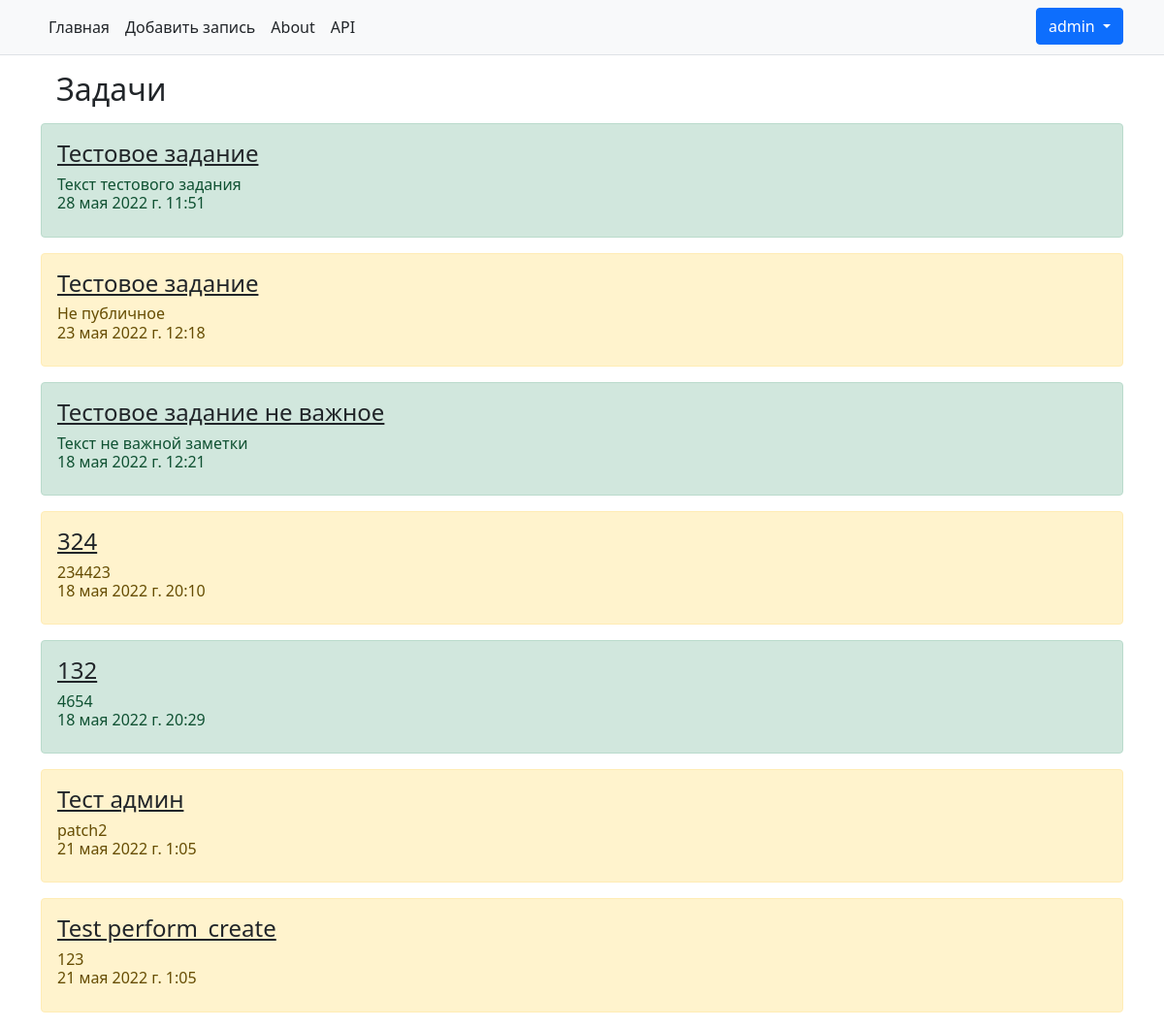
Screenshot of /my_notes/ (signed in) with the database file from the repository.
### todo_manager/models.py (models this page shows, shortened)
class ToDoModel(models.Model):
    class StatusNote(models.IntegerChoices):  # Выбор статуса задачи
        ACTIVE = 1, _('Активно')
        POSTPONED = 2, _('Отложено')
        DONE = 3, _('Выполнено')
    author = models.ForeignKey(User, on_delete=models.CASCADE)
    title = models.CharField(_("Заголовок"), max_length=150)
    message = models.TextField("Текст заметки", max_length=5000)
    status = models.IntegerField(verbose_name="Статус", default=StatusNote.ACTIVE, choices=StatusNote.choices)
    important = models.BooleanField("Важно", default=False)
    public = models.BooleanField("Публично", default=False)
    time_field = models.DateTimeField(verbose_name="Дата", default=get_date)
    class Meta:
        verbose_name = _("Задача")  # todo с маленькой буквы
        verbose_name_plural = _("Задачи")

### todo_manager/views.py (the view)
# urls.py: path('my_notes/', views.NoteMyView.as_view(), name='my_notes'),
class NoteMyView(View):
    def get(self, request):
        obj = ToDoModel.objects.all()
        content = {'obj': obj.filter(author=request.user),
                   'user': request.user
                   }
        return render(request, 'todo_manager/user_notes.html', content)

### todo_manager/templates/todo_manager/user_notes.html (shortened to what this page needs)
{% extends "todo_manager/base.html" %}
{% block content %}
    <h2 class="m-3">Задачи </h2>
    {% if obj %}
        {% for ob in obj %}
            <div class="{% if ob.public %} alert alert-success mt-2 {% else %} alert alert-warning mt-2 {% endif %}">
                <h4><a href="{% url 'details' pk=ob.id %}" class="link-dark">{{ ob.title }}</a></h4>
                <p class="h6">{{ ob.message }}<br>
                    {{ ob.time_field }}</p>
            </div>
        {% endfor %}
    {% else %}
        <p>Нет записей</p>
    {% endif %}
{% endblock %}

### todo_manager/templates/todo_manager/base.html (shortened to what this page needs)
<!DOCTYPE html>
<html lang="en">
<head>
    <link rel="stylesheet" href="https://cdn.jsdelivr.net/npm/bootstrap@5.1.3/dist/css/bootstrap.min.css">
</head>
<body>
<nav class="py-2 bg-light border-bottom">
    <div class="container d-flex flex-wrap">
        <ul class="nav me-auto">
            <li class="nav-item"><a href="{% url 'index' %}" class="nav-link link-dark px-2 active" aria-current="page">Главная</a>
            </li>
            <li class="nav-item"><a href="{% url 'add_note' %}" class="nav-link link-dark px-2">Добавить запись</a></li>
            <li class="nav-item"><a href="{% url 'about' %}" class="nav-link link-dark px-2">About</a></li>
            <li class="nav-item"><a href="{% url 'api' %}" class="nav-link link-dark px-2">API</a></li>
        </ul>
        <ul class="nav">
            {% if  user.is_active %}
                <li class="nav-item">
                <div class="dropdown">
                    <button class="btn btn-primary dropdown-toggle" type="button" id="dropdownMenuButton1"
                            data-bs-toggle="dropdown" aria-expanded="false">
                        {{ user }}
                    </button>
                </div>
                    </li>
            {% else %}
                <li class="nav-item"><a href="{% url 'login' %}" class="btn btn-outline-primary me-2" role="button">Login</a></li>
                <li class="nav-item"><a href="{% url 'signup' %}" class="btn btn-primary" role="button">Sign up</a></li>
            {% endif %}
        </ul>
    </div>
</nav>
<div class="container">
    {% block content %}
    {% endblock %}
</div>
</body>
</html>

### rows the page displays
ToDoModel: title "Тестовое задание", message "Текст тестового задания", time_field "28 мая 2022 г. 11:51"
ToDoModel: title "Тестовое задание", message "Не публичное", time_field "23 мая 2022 г. 12:18"
ToDoModel: title "Тестовое задание не важное", message "Текст не важной заметки", time_field "18 мая 2022 г. 12:21"
ToDoModel: title "324", message "234423", time_field "18 мая 2022 г. 20:10"
ToDoModel: title "132", message "4654", time_field "18 мая 2022 г. 20:29"
ToDoModel: title "Тест админ", message "patch2", time_field "21 мая 2022 г. 1:05"
ToDoModel: title "Test perform_create", message "123", time_field "21 мая 2022 г. 1:05"

### other values shown
{{ user }} "admin"
